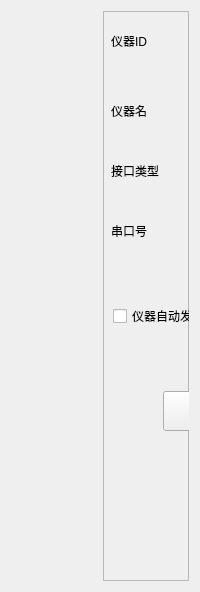
                 <widget class="QWidget" name="tab_19">
                  <attribute name="title">
                   <string>仪器通讯</string>
                  </attribute>
                  <layout class="QHBoxLayout" name="horizontalLayout_21">
                   <item>
                    <widget class="PanelWidget" name="widgetPanel_15" native="true">
                     <property name="sizePolicy">
                      <sizepolicy hsizetype="Preferred" vsizetype="Expanding">
                       <horstretch>0</horstretch>
                       <verstretch>50</verstretch>
                      </sizepolicy>
                     </property>
                     <property name="minimumSize">
                      <size>
                       <width>0</width>
                       <height>570</height>
                      </size>
                     </property>
                    </widget>
                   </item>
                   <item>
                    <widget class="QFrame" name="frame_11">
                     <property name="maximumSize">
                      <size>
                       <width>310</width>
                       <height>16777215</height>
                      </size>
                     </property>
                     <property name="frameShape">
                      <enum>QFrame::StyledPanel</enum>
                     </property>
                     <property name="frameShadow">
                      <enum>QFrame::Raised</enum>
                     </property>
                     <widget class="QPushButton" name="pushButton_28">
                      <property name="geometry">
                       <rect>
                        <x>60</x>
                        <y>380</y>
                        <width>200</width>
                        <height>40</height>
                       </rect>
                      </property>
                      <property name="text">
                       <string>修改</string>
                      </property>
                     </widget>
                     <widget class="QLabel" name="label_38">
                      <property name="geometry">
                       <rect>
                        <x>8</x>
                        <y>20</y>
                        <width>90</width>
                        <height>20</height>
                       </rect>
                      </property>
                      <property name="text">
                       <string>仪器ID</string>
                      </property>
                     </widget>
                     <widget class="QComboBox" name="comboBox_12">
                      <property name="geometry">
                       <rect>
                        <x>100</x>
                        <y>150</y>
                        <width>200</width>
                        <height>30</height>
                       </rect>
                      </property>
                     </widget>
                     <widget class="QLineEdit" name="lineEdit_20">
                      <property name="enabled">
                       <bool>false</bool>
                      </property>
                      <property name="geometry">
                       <rect>
                        <x>100</x>
                        <y>20</y>
                        <width>200</width>
                        <height>30</height>
                       </rect>
                      </property>
                     </widget>
                     <widget class="QLineEdit" name="lineEdit_34">
                      <property name="enabled">
                       <bool>false</bool>
                      </property>
                      <property name="geometry">
                       <rect>
                        <x>100</x>
                        <y>90</y>
                        <width>200</width>
                        <height>30</height>
                       </rect>
                      </property>
                     </widget>
                     <widget class="QLabel" name="label_43">
                      <property name="geometry">
                       <rect>
                        <x>8</x>
                        <y>90</y>
                        <width>90</width>
                        <height>20</height>
                       </rect>
                      </property>
                      <property name="text">
                       <string>仪器名</string>
                      </property>
                     </widget>
                     <widget class="QLabel" name="label_23">
                      <property name="geometry">
                       <rect>
                        <x>8</x>
                        <y>150</y>
                        <width>90</width>
                        <height>20</height>
                       </rect>
                      </property>
                      <property name="text">
                       <string>接口类型</string>
                      </property>
                     </widget>
                     <widget class="QLabel" name="label_24">
                      <property name="geometry">
                       <rect>
                        <x>8</x>
                        <y>210</y>
                        <width>90</width>
                        <height>20</height>
                       </rect>
                      </property>
                      <property name="text">
                       <string>串口号</string>
                      </property>
                     </widget>
                     <widget class="QCheckBox" name="checkBox_3">
                      <property name="geometry">
                       <rect>
                        <x>10</x>
                        <y>290</y>
                        <width>200</width>
                        <height>30</height>
                       </rect>
                      </property>
                      <property name="text">
                       <string>仪器自动发送数据</string>
                      </property>
                     </widget>
                     <widget class="QComboBox" name="comboBox_13">
                      <property name="geometry">
                       <rect>
                        <x>100</x>
                        <y>210</y>
                        <width>200</width>
                        <height>30</height>
                       </rect>
                      </property>
                     </widget>
                    </widget>
                   </item>
                  </layout>
                 </widget>
